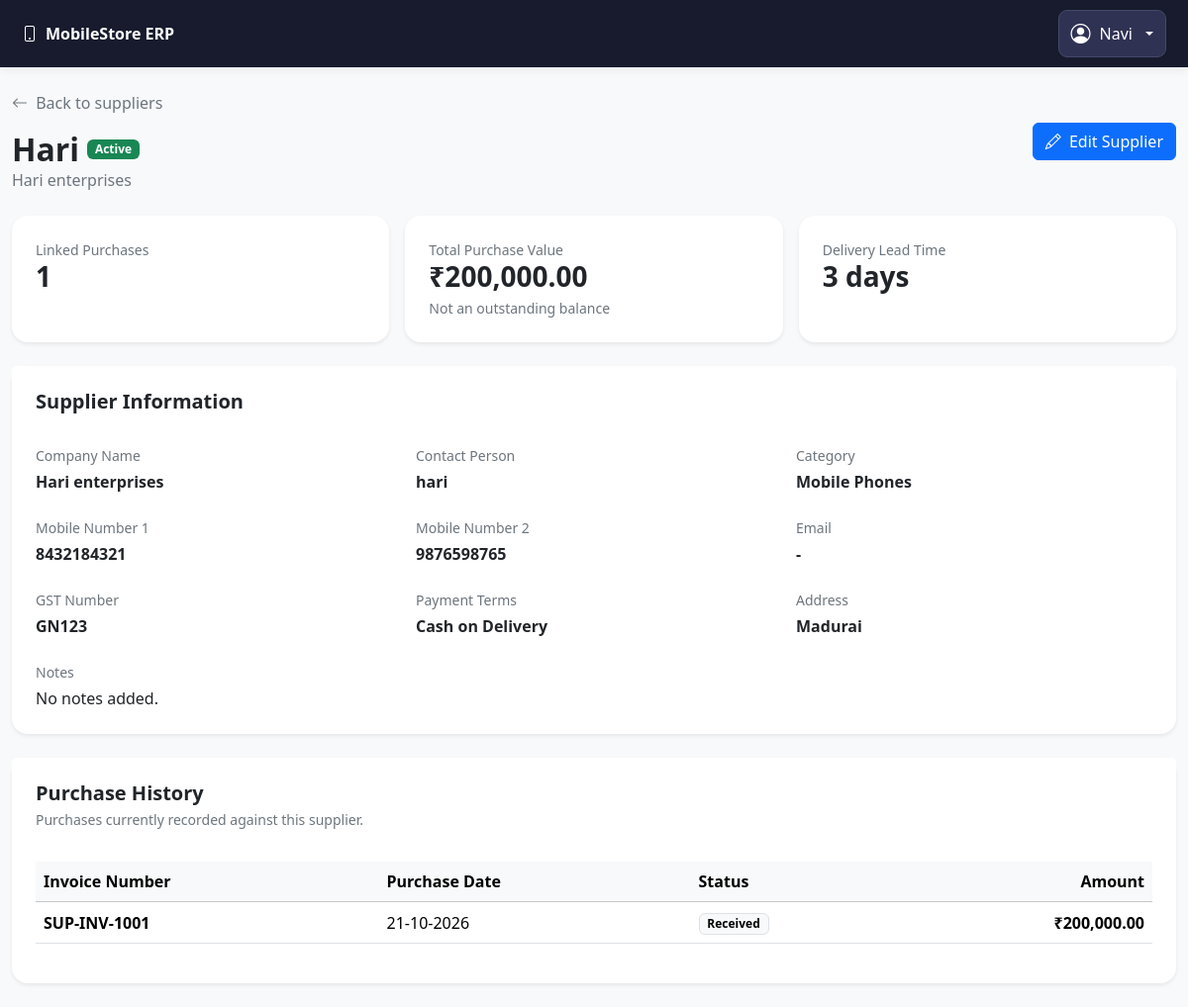
The app's page /suppliers/2 (signed in) with its own data.
### models.py (models this page shows, shortened)
class TimestampMixin:
    created_at = db.Column(db.DateTime(timezone=True), default=utc_now, nullable=False)
    updated_at = db.Column(
        db.DateTime(timezone=True), default=utc_now, onupdate=utc_now, nullable=False
    )

class User(UserMixin, TimestampMixin, db.Model):
    __tablename__ = "users"
    id = db.Column(db.Integer, primary_key=True)
    username = db.Column(db.String(80), unique=True, nullable=False, index=True)
    full_name = db.Column(db.String(150), nullable=False)
    password_hash = db.Column(db.String(255), nullable=False)
    role = db.Column(db.String(20), nullable=False, default="cashier")
    is_active = db.Column(db.Boolean, default=True, nullable=False)

class Supplier(TimestampMixin, db.Model):
    __tablename__ = "suppliers"
    id = db.Column(db.Integer, primary_key=True)
    name = db.Column(db.String(150), nullable=False, index=True)
    company_name = db.Column(db.String(150))
    contact_person = db.Column(db.String(100))
    phone = db.Column(db.String(20))
    mobile_number_2 = db.Column(db.String(20))
    email = db.Column(db.String(150))
    address = db.Column(db.Text)
    gst_number = db.Column(db.String(30))
    supplier_category = db.Column(db.String(80))
    payment_terms = db.Column(db.String(50))
    delivery_lead_time = db.Column(db.Integer, default=0)
    notes = db.Column(db.Text)
    is_active = db.Column(
        db.Boolean,
        default=True,
        nullable=False,
    )

class Purchase(TimestampMixin, db.Model):
    __tablename__ = "purchases"
    id = db.Column(db.Integer, primary_key=True)
    invoice_number = db.Column(
        db.String(80), unique=True, nullable=False
    )
    supplier_id = db.Column(
        db.Integer, db.ForeignKey("suppliers.id"),
        nullable=False
    )
    user_id = db.Column(
        db.Integer, db.ForeignKey("users.id"),
        nullable=False
    )
    purchase_date = db.Column(
        db.DateTime(timezone=True), default=utc_now, nullable=False
    )
    expected_delivery_date = db.Column(db.Date, nullable=True)
    actual_delivery_date = db.Column(db.Date, nullable=True)
    payment_due_date = db.Column(db.Date, nullable=True)
    total_amount = db.Column(
        db.Float, default=0, nullable=False
    )
    status = db.Column(
        db.String(30), default="ordered", nullable=False
    )
    supplier = db.relationship("Supplier")
    user = db.relationship("User")
    payments = db.relationship(
        "Payment",
        back_populates="purchase",
        foreign_keys="Payment.purchase_id",
        order_by="Payment.created_at",
    )

### app.py (the view)
    @app.route("/suppliers/<int:supplier_id>")
    @login_required
    def supplier_detail(supplier_id):
        supplier = db.session.get(Supplier, supplier_id)
        if supplier is None:
            flash("Supplier not found.", "warning")
            return redirect(url_for("suppliers_list"))
        purchases = (
            Purchase.query.filter_by(supplier_id=supplier.id)
            .order_by(Purchase.purchase_date.desc())
            .all()
        )
        purchase_total = sum(
            float(purchase.total_amount or 0) for purchase in purchases
        )
        return render_template(
            "suppliers/detail.html",
            supplier=supplier,
            purchases=purchases,
            purchase_total=purchase_total,
        )

### templates/Suppliers/Detail.html (shortened to what this page needs)
{% extends "base.html" %}
{% block content %}
<div class="container-fluid py-4">
    <div class="d-flex flex-wrap justify-content-between align-items-center gap-3 mb-4">
        <div>
            <a href="{{ url_for('suppliers_list') }}" class="text-secondary text-decoration-none">
                <i class="bi bi-arrow-left me-1"></i> Back to suppliers
            </a>
            <div class="d-flex align-items-center gap-2 mt-3">
                <h2 class="fw-bold mb-0">{{ supplier.name }}</h2>
                {% if supplier.is_active %}
                    <span class="badge text-bg-success">Active</span>
                {% else %}
                    <span class="badge text-bg-secondary">Inactive</span>
                {% endif %}
            </div>
            <p class="text-secondary mb-0">{{ supplier.company_name or 'Supplier profile' }}</p>
        </div>
        <a href="{{ url_for('supplier_edit', supplier_id=supplier.id) }}"
           class="btn btn-primary">
            <i class="bi bi-pencil me-1"></i> Edit Supplier
        </a>
    </div>
    <div class="row g-3 mb-4">
        <div class="col-md-6 col-xl-4">
            <div class="card border-0 shadow-sm rounded-4 h-100">
                <div class="card-body p-4">
                    <div class="text-secondary small">Linked Purchases</div>
                    <h3 class="fw-bold mb-0">{{ purchases|length }}</h3>
                </div>
            </div>
        </div>
        <div class="col-md-6 col-xl-4">
            <div class="card border-0 shadow-sm rounded-4 h-100">
                <div class="card-body p-4">
                    <div class="text-secondary small">Total Purchase Value</div>
                    <h3 class="fw-bold mb-0">₹{{ "{:,.2f}".format(purchase_total) }}</h3>
                    <div class="small text-secondary mt-1">Not an outstanding balance</div>
                </div>
            </div>
        </div>
        <div class="col-md-6 col-xl-4">
            <div class="card border-0 shadow-sm rounded-4 h-100">
                <div class="card-body p-4">
                    <div class="text-secondary small">Delivery Lead Time</div>
                    <h3 class="fw-bold mb-0">{{ supplier.delivery_lead_time or 0 }} days</h3>
                </div>
            </div>
        </div>
    </div>
    <div class="card border-0 shadow-sm rounded-4 mb-4">
        <div class="card-header bg-white border-0 px-4 pt-4">
            <h5 class="fw-bold mb-0">Supplier Information</h5>
        </div>
        <div class="card-body p-4">
            <div class="row g-4">
                <div class="col-md-6 col-xl-4">
                    <div class="small text-secondary mb-1">Company Name</div>
                    <div class="fw-semibold">{{ supplier.company_name or '-' }}</div>
                </div>
                <div class="col-md-6 col-xl-4">
                    <div class="small text-secondary mb-1">Contact Person</div>
                    <div class="fw-semibold">{{ supplier.contact_person or '-' }}</div>
                </div>
                <div class="col-md-6 col-xl-4">
                    <div class="small text-secondary mb-1">Category</div>
                    <div class="fw-semibold">{{ supplier.supplier_category or '-' }}</div>
                </div>
                <div class="col-md-6 col-xl-4">
                    <div class="small text-secondary mb-1">Mobile Number 1</div>
                    <div class="fw-semibold">{{ supplier.phone or '-' }}</div>
                </div>
                <div class="col-md-6 col-xl-4">
                    <div class="small text-secondary mb-1">Mobile Number 2</div>
                    <div class="fw-semibold">{{ supplier.mobile_number_2 or '-' }}</div>
                </div>
                <div class="col-md-6 col-xl-4">
                    <div class="small text-secondary mb-1">Email</div>
                    <div class="fw-semibold">{{ supplier.email or '-' }}</div>
                </div>
                <div class="col-md-6 col-xl-4">
                    <div class="small text-secondary mb-1">GST Number</div>
                    <div class="fw-semibold">{{ supplier.gst_number or '-' }}</div>
                </div>
                <div class="col-md-6 col-xl-4">
                    <div class="small text-secondary mb-1">Payment Terms</div>
                    <div class="fw-semibold">{{ supplier.payment_terms or '-' }}</div>
                </div>
                <div class="col-md-6 col-xl-4">
                    <div class="small text-secondary mb-1">Address</div>
                    <div class="fw-semibold">{{ supplier.address or '-' }}</div>
                </div>
                <div class="col-12">
                    <div class="small text-secondary mb-1">Notes</div>
                    <div>{{ supplier.notes or 'No notes added.' }}</div>
                </div>
            </div>
        </div>
    </div>
    <div class="card border-0 shadow-sm rounded-4">
        <div class="card-header bg-white border-0 px-4 pt-4">
            <h5 class="fw-bold mb-1">Purchase History</h5>
            <p class="small text-secondary mb-0">
                Purchases currently recorded against this supplier.
            </p>
        </div>
        <div class="card-body p-4">
            <div class="table-responsive">
                <table class="table table-hover align-middle">
                    <thead class="table-light">
                        <tr>
                            <th>Invoice Number</th>
                            <th>Purchase Date</th>
                            <th>Status</th>
                            <th class="text-end">Amount</th>
                        </tr>
                    </thead>
                    <tbody>
                    {% for purchase in purchases %}
                        <tr>
                            <td class="fw-semibold">{{ purchase.invoice_number }}</td>
                            <td>
                                {{ purchase.purchase_date.strftime('%d-%m-%Y') if purchase.purchase_date else '-' }}
                            </td>
                            <td>
                                <span class="badge text-bg-light border">
                                    {{ (purchase.status or 'Unknown')|replace('_', ' ')|title }}
                                </span>
                            </td>
                            <td class="text-end fw-semibold">
                                ₹{{ "{:,.2f}".format(purchase.total_amount or 0) }}
                            </td>
                        </tr>
                    {% else %}
                        <tr>
                            <td colspan="4" class="text-center text-secondary py-4">
                                No purchases have been recorded for this supplier yet.
                            </td>
                        </tr>
                    {% endfor %}
                    </tbody>
                </table>
            </div>
        </div>
    </div>
</div>
{% endblock %}

### templates/base.html (shortened to what this page needs)
<!DOCTYPE html>
<html lang="en">
<head>
    <link
        href="https://cdn.jsdelivr.net/npm/bootstrap@5.3.3/dist/css/bootstrap.min.css"
        rel="stylesheet">
    <link
        href="https://cdn.jsdelivr.net/npm/bootstrap-icons@1.11.3/font/bootstrap-icons.min.css"
        rel="stylesheet">
</head>
<body class="bg-light">
    {% if current_user.is_authenticated %}
    <nav class="navbar app-navbar">
        <div class="container-fluid px-0">
            <a class="app-brand" href="{{ url_for('dashboard_page') }}">
                <i class="bi bi-phone me-2"></i>MobileStore ERP
            </a>
            <div class="dropdown">
                <button
                    class="btn account-button dropdown-toggle"
                    type="button"
                    id="accountDropdown"
                    data-bs-toggle="dropdown"
                    aria-expanded="false">
                    <i class="bi bi-person-circle fs-5"></i>
                    <span class="account-name">
                        {{ current_user.full_name or current_user.username }}
                    </span>
                </button>
            </div>
        </div>
    </nav>
    {% endif %}
    {% block content %}{% endblock %}
</body>
</html>

### templates/base.html (style rules this page uses)
.app-navbar { background: #171b2d; padding: 10px 22px; box-shadow: 0 2px 10px rgba(0, 0, 0, .08); }
.app-brand { color: #fff; font-weight: 750; text-decoration: none; }
.account-button { display: inline-flex; align-items: center; gap: 9px; padding: 8px 12px; color: #fff; background: #303253; border: 1px solid #454969; border-radius: 9px; }

### records on screen
User: full_name "Navi"
Supplier: name "Hari", company_name "Hari enterprises", delivery_lead_time "3", contact_person "hari", supplier_category "Mobile Phones", phone "8432184321", mobile_number_2 "9876598765", email "-", gst_number "GN123", payment_terms "Cash on Delivery", address "Madurai", notes "No notes added."
Purchase: invoice_number "SUP-INV-1001", purchase_date "21-10-2026", status "Received", total_amount "200,000.00"

### other values on screen
{{ purchases|length }} "1"
{{ "{:,.2f}".format(purchase_total) }} "200,000.00"
